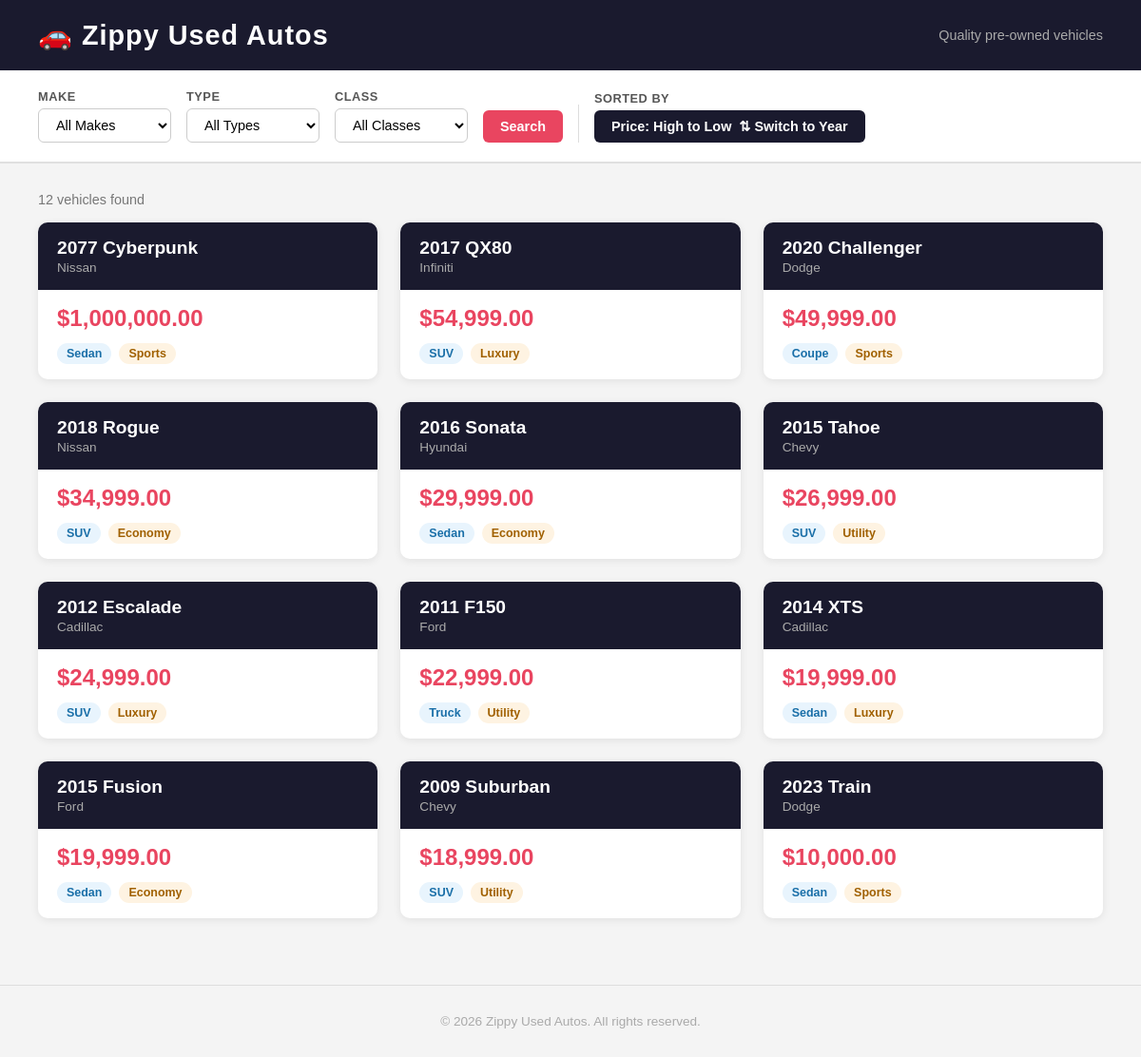
The page / on the database its author committed.
### tables this page shows
CREATE TABLE `vehicles` (
  `id` int(11) NOT NULL,
  `year` int(11) NOT NULL,
  `model` varchar(100) NOT NULL,
  `price` decimal(10,2) NOT NULL,
  `make_id` int(11) NOT NULL,
  `type_id` int(11) NOT NULL,
  `class_id` int(11) NOT NULL
);

CREATE TABLE `makes` (
  `id` int(11) NOT NULL,
  `name` varchar(50) NOT NULL
);

CREATE TABLE `types` (
  `id` int(11) NOT NULL,
  `name` varchar(50) NOT NULL
);

CREATE TABLE `classes` (
  `id` int(11) NOT NULL,
  `name` varchar(50) NOT NULL
);

### controllers/vehicles.php (called while the page is built, shortened)
<?php
require_once('db_connect.php');
require_once('model/vehicles_db.php');
$sort         = isset($_GET['sort'])         ? $_GET['sort']         : 'price';
$filter_make  = isset($_GET['filter_make'])  && $_GET['filter_make']  !== '' ? $_GET['filter_make']  : null;
$filter_type  = isset($_GET['filter_type'])  && $_GET['filter_type']  !== '' ? $_GET['filter_type']  : null;
$filter_class = isset($_GET['filter_class']) && $_GET['filter_class'] !== '' ? $_GET['filter_class'] : null;
$vehicles = getAllVehicles($pdo, $sort, $filter_make, $filter_type, $filter_class);
require_once('view/vehicles_list.php');

### index.php (called while the page is built)
<?php
require_once('controllers/vehicles.php');

### model/vehicles_db.php (called while the page is built, shortened)
<?php
function getAllVehicles($pdo, $sort = 'price', $filter_make = null, $filter_type = null, $filter_class = null) {
    $order = ($sort === 'year') ? 'v.year DESC' : 'v.price DESC';
    $conditions = [];
    $params = [];
    $where = count($conditions) ? 'WHERE ' . implode(' AND ', $conditions) : '';
    $sql = "SELECT v.id, v.year, v.model, v.price,
                   ma.name AS make, t.name AS type, c.name AS class
            FROM vehicles v
            JOIN makes ma ON v.make_id = ma.id
            JOIN types t  ON v.type_id = t.id
            JOIN classes c ON v.class_id = c.id
            $where
            ORDER BY $order, v.id DESC";
    $stmt = $pdo->prepare($sql);
    $stmt->execute($params);
    return $stmt->fetchAll(PDO::FETCH_ASSOC);
}

### view/vehicles_list.php (the view, shortened to what this page needs)
<!DOCTYPE html>
<html lang="en">
<head>
    <link rel="stylesheet" href="/midterm_project/css/style.css">
</head>
<body>
<header>
    <h1>&#128663; Zippy Used Autos</h1>
    <span>Quality pre-owned vehicles</span>
</header>
<?php
    $current_sort = isset($_GET['sort']) ? $_GET['sort'] : 'price';
    $filter_make  = isset($_GET['filter_make'])  ? $_GET['filter_make']  : '';
    $filter_type  = isset($_GET['filter_type'])  ? $_GET['filter_type']  : '';
    $filter_class = isset($_GET['filter_class']) ? $_GET['filter_class'] : '';
    $next_sort  = ($current_sort === 'price') ? 'year' : 'price';
    $sort_label = ($current_sort === 'price') ? 'Price: High to Low' : 'Year: Newest First';
    $next_label = ($current_sort === 'price') ? '&#8645; Switch to Year' : '&#8645; Switch to Price';
    $sort_url = '?sort=' . $next_sort
        . ($filter_make  ? '&filter_make='  . urlencode($filter_make)  : '')
        . ($filter_type  ? '&filter_type='  . urlencode($filter_type)  : '')
        . ($filter_class ? '&filter_class=' . urlencode($filter_class) : '');
?>
<div class="controls">
    <form method="get">
        <div class="controls-inner">
            <div class="control-group">
                <label for="filter-make">Make</label>
                <select name="filter_make" id="filter-make">
                    <option value="">All Makes</option>
                </select>
            </div>
            <div class="control-group">
                <label for="filter-type">Type</label>
                <select name="filter_type" id="filter-type">
                    <option value="">All Types</option>
                </select>
            </div>
            <div class="control-group">
                <label for="filter-class">Class</label>
                <select name="filter_class" id="filter-class">
                    <option value="">All Classes</option>
                </select>
            </div>
            <div class="control-group">
                <label>&nbsp;</label>
                <button type="submit" class="btn btn-filter">Search</button>
            </div>
            <div class="control-group">
                <label>Sorted by</label>
                <a href="<?= $sort_url ?>" class="btn btn-sort"><?= $sort_label ?> &nbsp;<?= $next_label ?></a>
            </div>
        </div>
    </form>
</div>
<main>
    <p class="results-count"><?= count($vehicles) ?> vehicle<?= count($vehicles) !== 1 ? 's' : '' ?> found</p>
    <?php if (empty($vehicles)): ?>
        <p style="color:#999; text-align:center; margin-top:60px;">No vehicles match your filters.</p>
    <?php else: ?>
        <div class="grid">
            <?php foreach ($vehicles as $v): ?>
                <div class="card">
                    <div class="card-header">
                        <div class="year-model"><?= $v['year'] ?> <?= htmlspecialchars($v['model']) ?></div>
                        <div class="make"><?= htmlspecialchars($v['make']) ?></div>
                    </div>
                    <div class="card-body">
                        <div class="price">$<?= number_format($v['price'], 2) ?></div>
                        <div class="badges">
                            <span class="badge badge-type"><?= htmlspecialchars($v['type']) ?></span>
                            <span class="badge badge-class"><?= htmlspecialchars($v['class']) ?></span>
                        </div>
                    </div>
                </div>
            <?php endforeach; ?>
        </div>
    <?php endif; ?>
</main>
<footer>
    &copy; <?= date('Y') ?> Zippy Used Autos. All rights reserved.
</footer>
</body>
</html>

### css/style.css (style rules this page uses)
* { box-sizing: border-box; margin: 0; padding: 0; }
body { font-family: Arial, sans-serif; background: #f4f4f4; color: #333; }
header { background: #1a1a2e; color: white; padding: 20px 40px; display: flex; align-items: center; justify-content: space-between; flex-wrap: wrap; gap: 10px; }
header h1 { font-size: 1.8rem; letter-spacing: 1px; }
header span { font-size: 0.9rem; color: #aaa; }
.controls { background: white; padding: 20px 40px; border-bottom: 2px solid #e0e0e0; }
.controls-inner { display: flex; flex-wrap: wrap; gap: 16px; align-items: flex-end; }
.control-group { display: flex; flex-direction: column; gap: 5px; }
.control-group label { font-size: 0.8rem; font-weight: bold; color: #555; text-transform: uppercase; letter-spacing: 0.5px; }
.controls select { padding: 8px 14px; border-radius: 6px; border: 1px solid #ccc; font-size: 0.9rem; background: white; cursor: pointer; min-width: 140px; }
.btn { padding: 9px 18px; border-radius: 6px; font-size: 0.9rem; cursor: pointer; text-decoration: none; display: inline-block; border: none; }
.btn-filter { background: #e94560; color: white; font-weight: bold; }
.btn-sort { background: #1a1a2e; color: white; font-weight: bold; }
main { padding: 30px 40px; }
.results-count { font-size: 0.9rem; color: #777; margin-bottom: 16px; }
.grid { display: grid; grid-template-columns: repeat(auto-fill, minmax(280px, 1fr)); gap: 24px; }
.card { background: white; border-radius: 10px; overflow: hidden; box-shadow: 0 2px 8px rgba(0,0,0,0.08); transition: transform 0.2s, box-shadow 0.2s; }
.card-header { background: #1a1a2e; color: white; padding: 16px 20px; }
.card-header .year-model { font-size: 1.2rem; font-weight: bold; }
.card-header .make { font-size: 0.85rem; color: #aaa; margin-top: 2px; }
.card-body { padding: 16px 20px; }
.price { font-size: 1.5rem; font-weight: bold; color: #e94560; margin-bottom: 12px; }
.badges { display: flex; gap: 8px; flex-wrap: wrap; }
.badge { padding: 4px 10px; border-radius: 20px; font-size: 0.78rem; font-weight: bold; }
.badge-type { background: #e8f4fd; color: #1a6fa8; }
.badge-class { background: #fef3e2; color: #a06000; }
footer { text-align: center; padding: 30px; font-size: 0.85rem; color: #aaa; border-top: 1px solid #ddd; margin-top: 40px; }

### rows shown on the page
vehicles: year "2077", model "Cyberpunk", make.name "Nissan", price "1,000,000.00", type.name "Sedan", class.name "Sports"
vehicles: year "2017", model "QX80", make.name "Infiniti", price "54,999.00", type.name "SUV", class.name "Luxury"
vehicles: year "2020", model "Challenger", make.name "Dodge", price "49,999.00", type.name "Coupe", class.name "Sports"
vehicles: year "2018", model "Rogue", make.name "Nissan", price "34,999.00", type.name "SUV", class.name "Economy"
vehicles: year "2016", model "Sonata", make.name "Hyundai", price "29,999.00", type.name "Sedan", class.name "Economy"
vehicles: year "2015", model "Tahoe", make.name "Chevy", price "26,999.00", type.name "SUV", class.name "Utility"
vehicles: year "2012", model "Escalade", make.name "Cadillac", price "24,999.00", type.name "SUV", class.name "Luxury"
vehicles: year "2011", model "F150", make.name "Ford", price "22,999.00", type.name "Truck", class.name "Utility"
vehicles: year "2014", model "XTS", make.name "Cadillac", price "19,999.00", type.name "Sedan", class.name "Luxury"
vehicles: year "2015", model "Fusion", make.name "Ford", price "19,999.00", type.name "Sedan", class.name "Economy"
vehicles: year "2009", model "Suburban", make.name "Chevy", price "18,999.00", type.name "SUV", class.name "Utility"
vehicles: year "2023", model "Train", make.name "Dodge", price "10,000.00", type.name "Sedan", class.name "Sports"

### other values the page prints
$sort_label "Price: High to Low"
$next_label "⇅ Switch to Year"
count($vehicles) "12"
